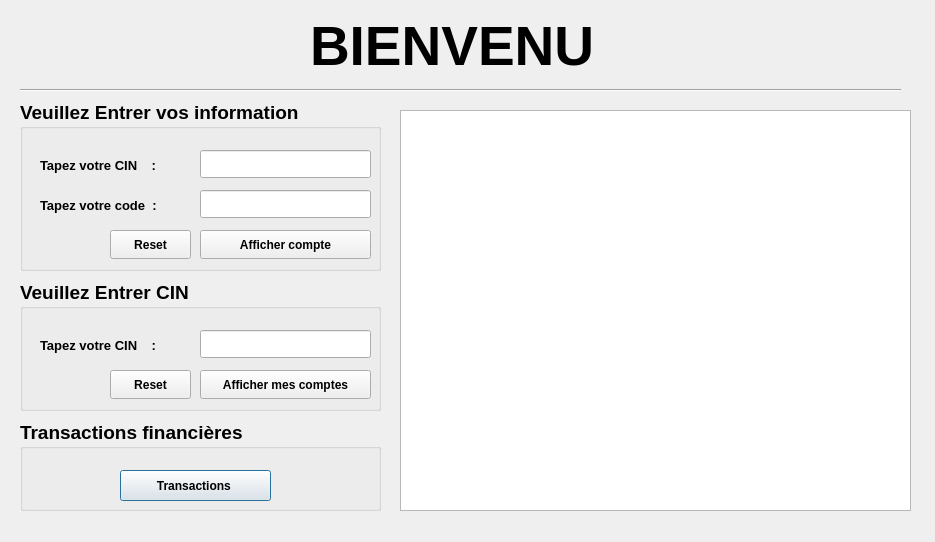
<?xml version="1.0" encoding="UTF-8"?>
<ui version="4.0">
 <class>Client</class>
 <widget class="QDialog" name="Client">
  <property name="geometry">
   <rect>
    <x>0</x>
    <y>0</y>
    <width>935</width>
    <height>542</height>
   </rect>
  </property>
  <property name="minimumSize">
   <size>
    <width>935</width>
    <height>542</height>
   </size>
  </property>
  <property name="maximumSize">
   <size>
    <width>935</width>
    <height>542</height>
   </size>
  </property>
  <property name="windowTitle">
   <string>Client</string>
  </property>
  <property name="windowIcon">
   <iconset theme="QIcon::ThemeIcon::UserAvailable"/>
  </property>
  <widget class="QLabel" name="label">
   <property name="geometry">
    <rect>
     <x>310</x>
     <y>10</y>
     <width>391</width>
     <height>71</height>
    </rect>
   </property>
   <property name="font">
    <font>
     <pointsize>41</pointsize>
     <bold>true</bold>
    </font>
   </property>
   <property name="text">
    <string>BIENVENU</string>
   </property>
  </widget>
  <widget class="QGroupBox" name="groupBox">
   <property name="geometry">
    <rect>
     <x>20</x>
     <y>420</y>
     <width>361</width>
     <height>91</height>
    </rect>
   </property>
   <property name="font">
    <font>
     <pointsize>14</pointsize>
     <bold>true</bold>
    </font>
   </property>
   <property name="title">
    <string>Transactions financières</string>
   </property>
   <widget class="QPushButton" name="pushButton_2">
    <property name="geometry">
     <rect>
      <x>100</x>
      <y>50</y>
      <width>151</width>
      <height>31</height>
     </rect>
    </property>
    <property name="font">
     <font>
      <pointsize>9</pointsize>
      <bold>true</bold>
     </font>
    </property>
    <property name="text">
     <string>Transactions </string>
    </property>
   </widget>
  </widget>
  <widget class="QGroupBox" name="groupBox_2">
   <property name="geometry">
    <rect>
     <x>20</x>
     <y>100</y>
     <width>361</width>
     <height>171</height>
    </rect>
   </property>
   <property name="font">
    <font>
     <pointsize>14</pointsize>
     <bold>true</bold>
    </font>
   </property>
   <property name="title">
    <string>Veuillez Entrer vos information</string>
   </property>
   <widget class="QPushButton" name="pushButton">
    <property name="geometry">
     <rect>
      <x>180</x>
      <y>130</y>
      <width>171</width>
      <height>29</height>
     </rect>
    </property>
    <property name="font">
     <font>
      <pointsize>9</pointsize>
      <bold>true</bold>
     </font>
    </property>
    <property name="text">
     <string>Afficher compte</string>
    </property>
   </widget>
   <widget class="QLineEdit" name="lineEdit">
    <property name="geometry">
     <rect>
      <x>180</x>
      <y>50</y>
      <width>171</width>
      <height>28</height>
     </rect>
    </property>
    <property name="font">
     <font>
      <pointsize>9</pointsize>
      <bold>false</bold>
     </font>
    </property>
   </widget>
   <widget class="QLabel" name="label_4">
    <property name="geometry">
     <rect>
      <x>20</x>
      <y>90</y>
      <width>151</width>
      <height>31</height>
     </rect>
    </property>
    <property name="font">
     <font>
      <pointsize>10</pointsize>
      <bold>true</bold>
     </font>
    </property>
    <property name="text">
     <string>Tapez votre code  :</string>
    </property>
   </widget>
   <widget class="QLabel" name="label_3">
    <property name="geometry">
     <rect>
      <x>20</x>
      <y>50</y>
      <width>161</width>
      <height>31</height>
     </rect>
    </property>
    <property name="font">
     <font>
      <pointsize>10</pointsize>
      <bold>true</bold>
     </font>
    </property>
    <property name="text">
     <string>Tapez votre CIN    :</string>
    </property>
   </widget>
   <widget class="QLineEdit" name="lineEdit_2">
    <property name="geometry">
     <rect>
      <x>180</x>
      <y>90</y>
      <width>171</width>
      <height>28</height>
     </rect>
    </property>
    <property name="font">
     <font>
      <pointsize>9</pointsize>
      <bold>false</bold>
     </font>
    </property>
   </widget>
   <widget class="QPushButton" name="pushButton_4">
    <property name="geometry">
     <rect>
      <x>90</x>
      <y>130</y>
      <width>81</width>
      <height>29</height>
     </rect>
    </property>
    <property name="font">
     <font>
      <pointsize>9</pointsize>
      <bold>true</bold>
     </font>
    </property>
    <property name="text">
     <string>Reset</string>
    </property>
   </widget>
  </widget>
  <widget class="QTableView" name="tableView">
   <property name="geometry">
    <rect>
     <x>400</x>
     <y>110</y>
     <width>511</width>
     <height>401</height>
    </rect>
   </property>
  </widget>
  <widget class="Line" name="line">
   <property name="geometry">
    <rect>
     <x>20</x>
     <y>80</y>
     <width>881</width>
     <height>20</height>
    </rect>
   </property>
   <property name="orientation">
    <enum>Qt::Orientation::Horizontal</enum>
   </property>
  </widget>
  <widget class="QGroupBox" name="groupBox_3">
   <property name="geometry">
    <rect>
     <x>20</x>
     <y>280</y>
     <width>361</width>
     <height>131</height>
    </rect>
   </property>
   <property name="font">
    <font>
     <pointsize>14</pointsize>
     <bold>true</bold>
    </font>
   </property>
   <property name="title">
    <string>Veuillez Entrer CIN</string>
   </property>
   <widget class="QPushButton" name="pushButton_3">
    <property name="geometry">
     <rect>
      <x>180</x>
      <y>90</y>
      <width>171</width>
      <height>29</height>
     </rect>
    </property>
    <property name="font">
     <font>
      <pointsize>9</pointsize>
      <bold>true</bold>
     </font>
    </property>
    <property name="text">
     <string>Afficher mes comptes</string>
    </property>
   </widget>
   <widget class="QLineEdit" name="lineEdit_3">
    <property name="geometry">
     <rect>
      <x>180</x>
      <y>50</y>
      <width>171</width>
      <height>28</height>
     </rect>
    </property>
    <property name="font">
     <font>
      <pointsize>9</pointsize>
      <bold>false</bold>
     </font>
    </property>
   </widget>
   <widget class="QLabel" name="label_6">
    <property name="geometry">
     <rect>
      <x>20</x>
      <y>50</y>
      <width>161</width>
      <height>31</height>
     </rect>
    </property>
    <property name="font">
     <font>
      <pointsize>10</pointsize>
      <bold>true</bold>
     </font>
    </property>
    <property name="text">
     <string>Tapez votre CIN    :</string>
    </property>
   </widget>
   <widget class="QPushButton" name="pushButton_5">
    <property name="geometry">
     <rect>
      <x>90</x>
      <y>90</y>
      <width>81</width>
      <height>29</height>
     </rect>
    </property>
    <property name="font">
     <font>
      <pointsize>9</pointsize>
      <bold>true</bold>
     </font>
    </property>
    <property name="text">
     <string>Reset</string>
    </property>
   </widget>
  </widget>
 </widget>
 <resources/>
 <connections/>
</ui>
